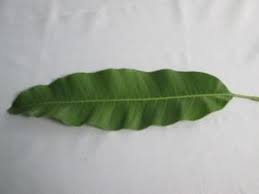
#> input picture test_img.jpg, 259 x 194 px
$ python imgInverted.py
#> lines starting #> are read from the running program, lines starting #| are printed output that depends on the picture
import cv2 as cv
import numpy as np

img = cv.imread('test_img.jpg')
#> img is the input picture: shape (194, 259, 3); mean B, G, R 161.1, 169.9, 164.4
inverted = np.invert(img)
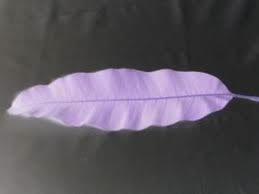
#> inverted: shape (194, 259, 3); mean B, G, R 93.9, 85.1, 90.6

cv.imshow('inverted.jpg', inverted)

cv.waitKey(0)
cv.destroyAllWindows()
